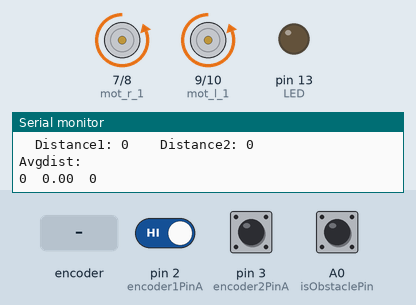
Simulated run of this sketch. Board: Arduino Uno, built with avr-gcc and run on an emulated ATmega328P. On the bench: motor-driver pin pairs drawn as motors (green arrow = first pin HIGH = forward, orange = second pin HIGH = backward, longer = more drive, scaled by the enable pin), output pins drawn as LEDs (lit = HIGH), the last lines printed to the serial monitor. Dashed ring = blinking. Inputs (shaded band) come from the test bench; at power-on: A0 (isObstaclePin) HIGH, pin 3 (encoder2PinA) HIGH, pin 2 (encoder1PinA) HIGH.

Above: at 1.2 s.
1.3 s: rotary encoder on pin 2 (encoder1PinA) / pin 4 (encoder1PinB) turned 1 step (first pin leading)
At 1.41 s:
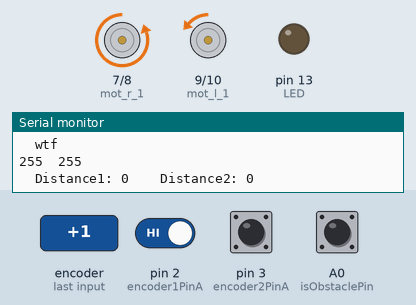
4.3 s: A0 (isObstaclePin) driven LOW
At 5.2 s:
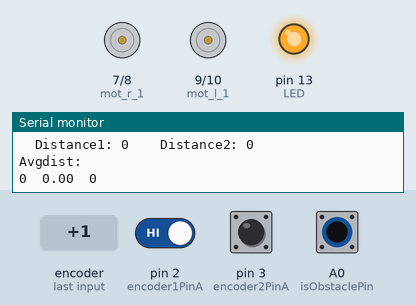
5.8 s: A0 (isObstaclePin) driven HIGH
At 5.88 s:
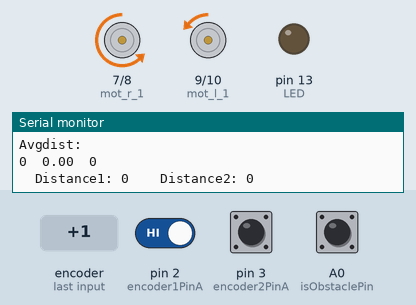
8.8 s: pin 3 (encoder2PinA) pulsed LOW 2 times (0.12 s each, 0.3 s apart)
11.8 s: rotary encoder on pin 2 (encoder1PinA) / pin 4 (encoder1PinB) turned 1 step (first pin leading)
At 12.5 s:
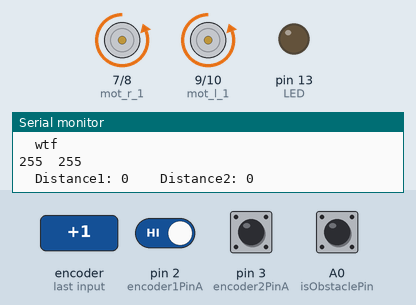
15.0 s: A0 (isObstaclePin) pulsed LOW 2 times (0.12 s each, 0.3 s apart)
At 15.25 s:
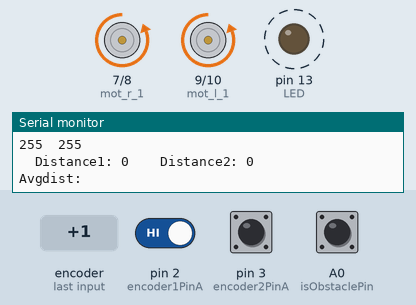
Timing chart, 0 to 18.0 s (numbered marks = the images above; inputs shaded):
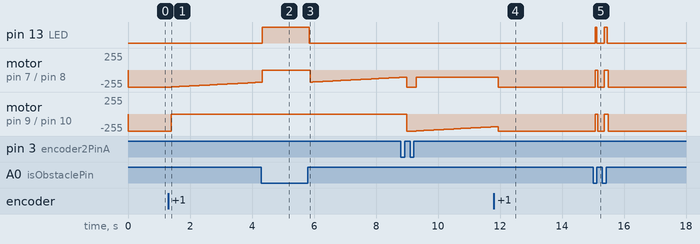

The sketch:

ir_motor.ino
```cpp
//Last tested Mar 7 11:20PM --> Both motors drive simultaneously, with different encoder readings.
//Pin Assignments
const int wheel_d = 65;           // Wheel diameter (mm)
const float wheel_c = PI * wheel_d; // Wheel circumference (mm)
const int counts_per_rev = 1920;   // (8 pairs N-S) * (120:1 gearbox) * (2 falling/rising edges)
const float count_to_dist = (wheel_c / counts_per_rev) ; // (1 tick = mm)

const int pwm_l = 11 ;
const int mot_l_1 = 9 ;
const int mot_l_2 = 10 ;

const int pwm_r = 6 ;
const int mot_r_1 = 7 ;
const int mot_r_2 = 8 ;

const int encoder1PinA = 2;
const int encoder1PinB = 4;

const int encoder2PinA = 3;
const int encoder2PinB = 5;

int LED = 13; // Use the onboard Uno LED
int isObstaclePin = A0; // This is our input pin
int isObstacle = HIGH; // HIGH MEANS NO OBSTACLE

//Variables
long dist1;
long dist2;
long sum_dist;

volatile float avg_dist_float;
volatile int avg_dist;

volatile unsigned long encoder1Pos = 0;
volatile unsigned long encoder2Pos = 0;

volatile int speed1;
volatile int speed2;
volatile int stopp=0;

int currentSpeed = 0;
long startTime = 0;

//const int offset = 3;


void setup() {
  pinMode(pwm_l,OUTPUT) ;
  pinMode(pwm_r,OUTPUT) ;
  pinMode(mot_l_1,OUTPUT) ;
  pinMode(mot_l_2,OUTPUT) ;
  pinMode(mot_r_1,OUTPUT) ;
  pinMode(mot_r_2,OUTPUT) ;

  pinMode (encoder1PinA, INPUT);
  pinMode (encoder1PinB, INPUT);
  pinMode (encoder2PinA, INPUT);
  pinMode (encoder2PinB, INPUT);

  attachInterrupt(digitalPinToInterrupt(encoder1PinA), count1, RISING);
  attachInterrupt(digitalPinToInterrupt(encoder2PinA), count2, RISING);

  startTime = millis();
//  Serial.begin (115200);
  Serial.begin (9600);
      pinMode(LED, OUTPUT);
    pinMode(isObstaclePin, INPUT);
}

void loop() {
  long count=0;

  //while(1){
  count = (millis()/1000)%2; //should alternate 0 and 1 because of the modulo
  //if (count == 0){
//    drive(200);
  //}
  //}
  Serial.print("  Distance1: ");
  Serial.print(dist1);
  Serial.print("\t");
  Serial.print("  Distance2: ");
  Serial.println(dist2);

  sum_dist = dist1+dist2;
  avg_dist_float = float(((float((dist1 + dist2 ))/float(2)))/10); //avg distance in cm
  avg_dist = (int)(avg_dist_float + 0.5); //casting avg distance into an int and rounding
  Serial.println("Avgdist: ");
  Serial.print(sum_dist);
  Serial.print("\t");
  Serial.print(avg_dist_float);
  Serial.print("\t");
  Serial.println(avg_dist);
    set_speed();
  }

void set_speed() {
  //Constrain speed
  ir_sensor();
  if (stopp == 0){
  speed1 = constrain(speed1, 0, 255);
  speed2 = constrain(speed2, 0, 255);

  //Sample encoders
  volatile unsigned long ticks1 = encoder1Pos;
  volatile unsigned long ticks2 = encoder2Pos;

  Serial.print(ticks1);
  Serial.print("\t");
  Serial.println(ticks2);
  int diff = abs(ticks1-ticks2);

  //int offset = abs(dist1-dist2); ;
  int offset = 2;
  if (diff != 0){

    if (ticks1>ticks2){

      speed1 = speed1 - offset;
      speed2 = speed2 + offset;
      Serial.println("  Unveven: ");

    }
    if (ticks2>ticks1){
      speed1 = speed1 + offset;
      speed2 = speed2 - offset;
      Serial.println("  Uneven ");

    }
  }
//  else if (ticks1==ticks1){
  if (diff == 0){
    speed1 = 255;
    speed2 = 255;
    Serial.println("  wtf ");
  }
  Serial.print(speed1);
  Serial.print("\t");
  Serial.println(speed2);
//     avg_dist_float = (((dist1 + dist2 )/2)/1000); //avg distance is cm
//     avg_dist_float = (((dist1 + dist2 )/2)); //avg distance is mm


//  if (speed1==0){
//    speed1 =0;
//  }
//  if (speed2==0){
//    speed2 =0;
//  }
//  if ((speed1 && speed2)<25){
  if (((speed1)<25)&&((speed2)<25)){
    speed1 = 255;
    speed2 = 255;
  }
  drive(speed1, speed2);
  }
}

void drive(int speed1, int speed2){

  digitalWrite(mot_l_1,LOW) ;
  //Serial.println("high");

  digitalWrite(mot_l_2,HIGH) ;
  //Serial.println("low");

    digitalWrite(mot_r_1,LOW) ;
  //Serial.println("high");

  digitalWrite(mot_r_2,HIGH) ;
  //Serial.println("low");
  analogWrite(pwm_l,speed2) ;
  analogWrite(pwm_r,speed1) ;

}
void ir_sensor(){
    isObstacle = digitalRead(isObstaclePin);
  if (isObstacle == LOW) {
//    Serial.println("OBSTACLE!!, OBSTACLE!!");
    brake();
    digitalWrite(LED, HIGH);
  }
  else {
//    Serial.println("clear");
    digitalWrite(LED, LOW);
    stopp=0;
  }
}
void brake(){
  stopp = 1;
     digitalWrite(mot_l_1,LOW) ;
    digitalWrite(mot_l_2,LOW) ;

    digitalWrite(mot_r_1,LOW) ;
    digitalWrite(mot_r_2,LOW) ;

      analogWrite(pwm_l,0) ;
  analogWrite(pwm_r,0) ;

}


void count1() {
  encoder1Pos++;
  dist1 = (encoder1Pos * count_to_dist ); //distance in mm
//  Serial.println(encoder0Pos);
//  Serial.print("  Distance: ");
//  Serial.println(dist);
}
void count2() {
  encoder2Pos++;
  dist2 = (encoder2Pos * count_to_dist ); //distance in mm
}
```

Measured:
- after the input at 1.3 s, motor on pin 7 (mot_r_1) / pin 8 (mot_r_2): moves from backward 255/255 to backward 183/255 over 2.9 s, starting after 0.10 s; motor on pin 9 (mot_l_1) / pin 10 (mot_l_2): backward 255/255 → backward 1/255 after 0.10 s
- after the input at 4.3 s, pin 13 (LED): LOW → HIGH at once; motor on pin 9 (mot_l_1) / pin 10 (mot_l_2): backward 1/255 → stopped at once
- after the input at 5.8 s, pin 13 (LED): HIGH → LOW at once; motor on pin 9 (mot_l_1) / pin 10 (mot_l_2): stopped → backward 1/255 after 0.07 s
- after the input at 11.8 s, motor on pin 7 (mot_r_1) / pin 8 (mot_r_2): backward 107/255 → backward 255/255 after 0.14 s
- after the input at 15.0 s, pin 13 (LED): alternates HIGH for 0.08 s and LOW for 0.23 s, 4 changes in all, then stays LOW, starting after 0.07 s; motor on pin 7 (mot_r_1) / pin 8 (mot_r_2): alternates backward 255/255 for 0.21 s and stopped for 0.10 s, 4 changes in all, then stays backward 255/255, starting after 0.07 s
